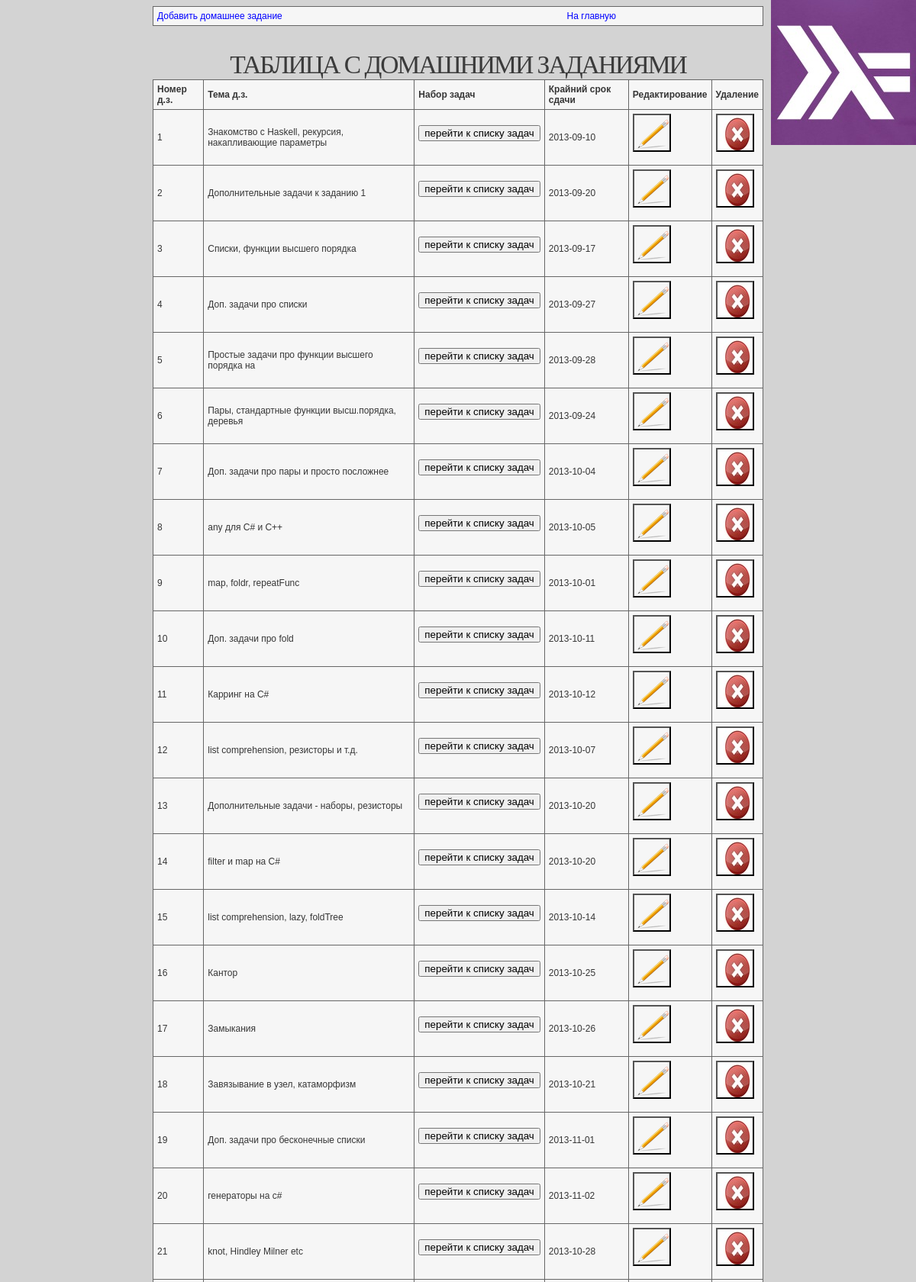
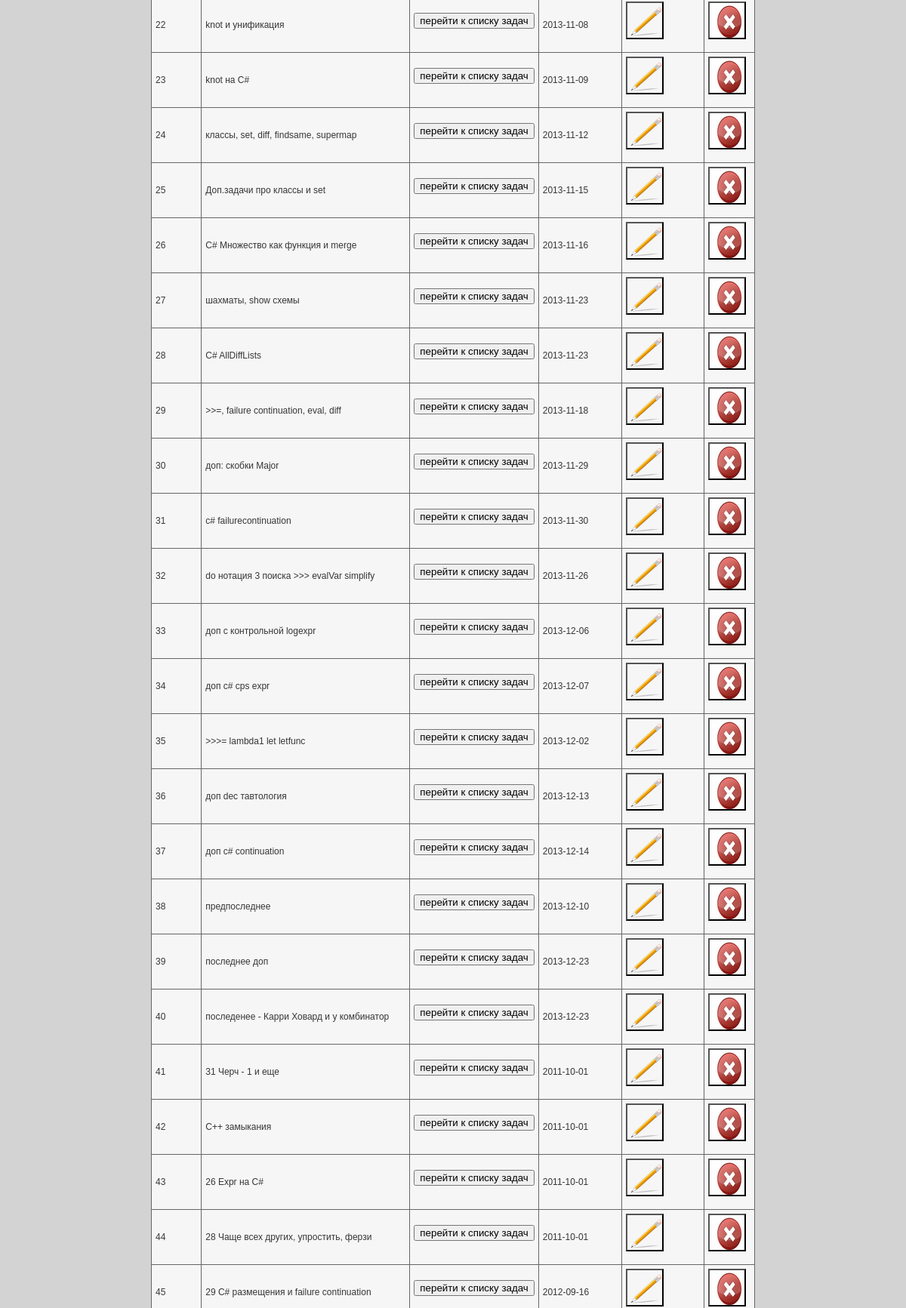
/prepod/hometasks.php (signed in, upper part), run on the app's committed database (2 pictures, top to bottom).
### tables this page shows
CREATE TABLE `hometask` (
  `HometaskID` int(11) NOT NULL AUTO_INCREMENT,
  `Topic` varchar(200) NOT NULL,
  `Date` timestamp NOT NULL DEFAULT CURRENT_TIMESTAMP,
  `Deadline` date NOT NULL,
  PRIMARY KEY (`HometaskID`)
);

### www/prepod/hometasks.php (the view, shortened to what this page needs)
<html>
<head>
    <link rel="stylesheet" type="text/css" href="../css/style.css">
</head>
<body>
<table width="100%">
    <tr>
        <td><a href="add_hometask.php">Добавить домашнее задание</a>
        <td><a href="../index.php">На главную</a>
        <td>
    </tr>
</table>
<br/>
<br/>
<h2 align="center">Таблица с домашними заданиями</h2>
<table border="1">
    <tr>
        <td>
            <b>Номер д.з.</b>
        </td>
        <td>
            <b>Тема д.з.</b>
        </td>
        <td>
            <b>Набор задач</b>
        </td>
        <td>
            <b>Крайний срок сдачи</b>
        </td>
        <td>
            <b>Редактирование</b>
        </td>
        <td>
            <b>Удаление</b>
        </td>
    </tr>
    <?php
    $query = "SELECT * FROM Hometask ORDER BY HometaskID";
    $alltasks = mysql_query($query);
    $q = mysql_num_rows($alltasks);
    for ($i = 0; $i < $q; $i++) {
        $row = mysql_fetch_array($alltasks);
        echo "<tr><td>" . $row[HometaskID] . "</td><td>" . $row[Topic] . "</td>
        <td>" .
            "<form action=\"tasks.php\" method=\"POST\"><input type=\"hidden\" name=\"hometaskid\" value=\"$row[HometaskID]\">
        <input type=\"submit\" value=\"перейти к списку задач\"></form></td>
        <td>" . $row[Deadline] . "</td>
        <td>" .
            "<form action=\"edit_hometask.php\" method=\"POST\"><input type=\"hidden\" name=\"hometaskid\" value=\"$row[HometaskID]\">
        <input type=\"submit\" style=\"background: url(../img/edit.png); height:50px; width:50px; line-height:12px;\" value=\"\"></form></td><td>" .
            "<form action=\"hometasks.php\" method=\"POST\" onSubmit=\"return confirm('Вы уверены?');\"><input type=\"hidden\" name=\"hometaskid\" value=\"$row[HometaskID]\">
        <input type=\"submit\" style=\"background: url(../img/delete.jpg); height:50px; width:50px; line-height:12px;\" value=\"\"></form></td></tr>";
    }
    ?>
</table>
</body>
</html>

### www/css/style.css (style rules this page uses)
body { margin-left: 200; margin-right: 200; padding: 0; background: lightgrey; font-family: Verdana, Arial, Helvetica, sans-serif; font-size: 14px; color: #3B3B3B; background-image: url("../img/lambda.jpg"); background-repeat: no-repeat; background-attachment: fixed; background-position: top right; }
h1, h2, h3 { margin: 0px; padding: 0px; letter-spacing: -2px; text-transform: uppercase; font-family: 'Coda', cursive; font-weight: normal; color: #3B3B3B; }
h2 { font-size: 2.4em; }
a { text-decoration: underline; color: blue; }
table { border-collapse: collapse; border: 1px solid #666666; font: normal 12px verdana, arial, helvetica, sans-serif; color: #363636; background: #f6f6f6; text-align: left; width: 100%; }
table a { color: blue; text-decoration: none; }
tbody th, tbody td { padding: 5px; }

### data on the page
hometask: HometaskID "1", Topic "Знакомство с Haskell, рекурсия, накапливающие параметры", Deadline "2013-09-10"
hometask: HometaskID "2", Topic "Дополнительные задачи к заданию 1", Deadline "2013-09-20"
hometask: HometaskID "3", Topic "Списки, функции высшего порядка", Deadline "2013-09-17"
hometask: HometaskID "4", Topic "Доп. задачи про списки", Deadline "2013-09-27"
hometask: HometaskID "5", Topic "Простые задачи про функции высшего порядка на", Deadline "2013-09-28"
hometask: HometaskID "6", Topic "Пары, стандартные функции высш.порядка, деревья", Deadline "2013-09-24"
hometask: HometaskID "7", Topic "Доп. задачи про пары и просто посложнее", Deadline "2013-10-04"
hometask: HometaskID "8", Topic "any для С# и С++", Deadline "2013-10-05"
hometask: HometaskID "9", Topic "map, foldr, repeatFunc", Deadline "2013-10-01"
hometask: HometaskID "10", Topic "Доп. задачи про fold", Deadline "2013-10-11"
hometask: HometaskID "11", Topic "Карринг на C#", Deadline "2013-10-12"
hometask: HometaskID "12", Topic "list comprehension, резисторы и т.д.", Deadline "2013-10-07"
hometask: HometaskID "13", Topic "Дополнительные задачи - наборы, резисторы", Deadline "2013-10-20"
hometask: HometaskID "14", Topic "filter и map на C#", Deadline "2013-10-20"
hometask: HometaskID "15", Topic "list comprehension, lazy, foldTree", Deadline "2013-10-14"
hometask: HometaskID "16", Topic "Кантор", Deadline "2013-10-25"
hometask: HometaskID "17", Topic "Замыкания", Deadline "2013-10-26"
hometask: HometaskID "18", Topic "Завязывание в узел, катаморфизм", Deadline "2013-10-21"
hometask: HometaskID "19", Topic "Доп. задачи про бесконечные списки", Deadline "2013-11-01"
hometask: HometaskID "20", Topic "генераторы на c#", Deadline "2013-11-02"
hometask: HometaskID "21", Topic "knot, Hindley Milner etc", Deadline "2013-10-28"
hometask: HometaskID "22", Topic "knot и унификация", Deadline "2013-11-08"
hometask: HometaskID "23", Topic "knot на C#", Deadline "2013-11-09"
hometask: HometaskID "24", Topic "классы, set, diff, findsame, supermap", Deadline "2013-11-12"
hometask: HometaskID "25", Topic "Доп.задачи про классы и set", Deadline "2013-11-15"
hometask: HometaskID "26", Topic "C# Множество как функция и merge", Deadline "2013-11-16"
hometask: HometaskID "27", Topic "шахматы, show схемы", Deadline "2013-11-23"
hometask: HometaskID "28", Topic "C# AllDiffLists", Deadline "2013-11-23"
hometask: HometaskID "29", Topic ">>=, failure continuation, eval, diff", Deadline "2013-11-18"
hometask: HometaskID "30", Topic "доп: скобки Major", Deadline "2013-11-29"
hometask: HometaskID "31", Topic "c# failurecontinuation", Deadline "2013-11-30"
hometask: HometaskID "32", Topic "do нотация 3 поиска >>> evalVar simplify", Deadline "2013-11-26"
hometask: HometaskID "33", Topic "доп с контрольной logexpr", Deadline "2013-12-06"
hometask: HometaskID "34", Topic "доп c# cps expr", Deadline "2013-12-07"
hometask: HometaskID "35", Topic ">>>= lambda1 let letfunc", Deadline "2013-12-02"
hometask: HometaskID "36", Topic "доп dec тавтология", Deadline "2013-12-13"
hometask: HometaskID "37", Topic "доп c# continuation", Deadline "2013-12-14"
hometask: HometaskID "38", Topic "предпоследнее", Deadline "2013-12-10"
hometask: HometaskID "39", Topic "последнее доп", Deadline "2013-12-23"
hometask: HometaskID "40", Topic "последенее - Карри Ховард и y комбинатор", Deadline "2013-12-23"
hometask: HometaskID "41", Topic "31 Черч - 1 и еще", Deadline "2011-10-01"
hometask: HometaskID "42", Topic "C++ замыкания", Deadline "2011-10-01"
hometask: HometaskID "43", Topic "26 Expr на C#", Deadline "2011-10-01"
hometask: HometaskID "44", Topic "28 Чаще всех других, упростить, ферзи", Deadline "2011-10-01"
hometask: HometaskID "45", Topic "29 C# размещения и failure continuation", Deadline "2012-09-16"
